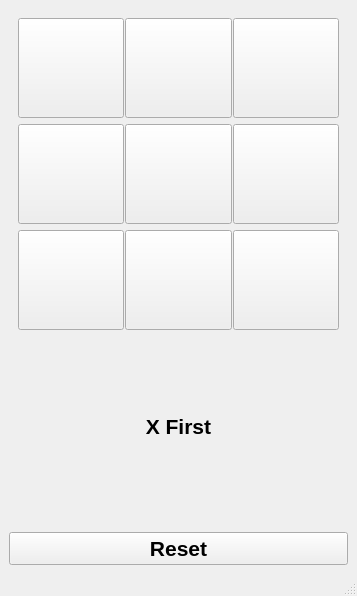
<?xml version="1.0" encoding="UTF-8"?>
<ui version="4.0">
 <class>MainWindow</class>
 <widget class="QMainWindow" name="MainWindow">
  <property name="enabled">
   <bool>true</bool>
  </property>
  <property name="geometry">
   <rect>
    <x>0</x>
    <y>0</y>
    <width>357</width>
    <height>596</height>
   </rect>
  </property>
  <property name="windowTitle">
   <string>MainWindow</string>
  </property>
  <widget class="QWidget" name="centralwidget">
   <layout class="QVBoxLayout" name="verticalLayout">
    <item>
     <widget class="QWidget" name="main_widget" native="true">
      <layout class="QHBoxLayout" name="horizontalLayout_2">
       <item>
        <layout class="QGridLayout" name="gridLayout">
         <property name="horizontalSpacing">
          <number>1</number>
         </property>
         <item row="0" column="2">
          <widget class="QPushButton" name="pushButton_7">
           <property name="enabled">
            <bool>true</bool>
           </property>
           <property name="sizePolicy">
            <sizepolicy hsizetype="Minimum" vsizetype="Fixed">
             <horstretch>100</horstretch>
             <verstretch>100</verstretch>
            </sizepolicy>
           </property>
           <property name="minimumSize">
            <size>
             <width>100</width>
             <height>100</height>
            </size>
           </property>
           <property name="font">
            <font>
             <pointsize>48</pointsize>
             <weight>75</weight>
             <bold>true</bold>
            </font>
           </property>
           <property name="text">
            <string/>
           </property>
          </widget>
         </item>
         <item row="0" column="0">
          <widget class="QPushButton" name="pushButton_1">
           <property name="enabled">
            <bool>true</bool>
           </property>
           <property name="sizePolicy">
            <sizepolicy hsizetype="Minimum" vsizetype="Fixed">
             <horstretch>100</horstretch>
             <verstretch>100</verstretch>
            </sizepolicy>
           </property>
           <property name="minimumSize">
            <size>
             <width>100</width>
             <height>100</height>
            </size>
           </property>
           <property name="font">
            <font>
             <pointsize>48</pointsize>
             <weight>75</weight>
             <bold>true</bold>
            </font>
           </property>
           <property name="text">
            <string/>
           </property>
          </widget>
         </item>
         <item row="1" column="0">
          <widget class="QPushButton" name="pushButton_2">
           <property name="enabled">
            <bool>true</bool>
           </property>
           <property name="sizePolicy">
            <sizepolicy hsizetype="Minimum" vsizetype="Fixed">
             <horstretch>100</horstretch>
             <verstretch>100</verstretch>
            </sizepolicy>
           </property>
           <property name="minimumSize">
            <size>
             <width>100</width>
             <height>100</height>
            </size>
           </property>
           <property name="font">
            <font>
             <pointsize>48</pointsize>
             <weight>75</weight>
             <bold>true</bold>
            </font>
           </property>
           <property name="text">
            <string/>
           </property>
          </widget>
         </item>
         <item row="1" column="1">
          <widget class="QPushButton" name="pushButton_5">
           <property name="enabled">
            <bool>true</bool>
           </property>
           <property name="sizePolicy">
            <sizepolicy hsizetype="Minimum" vsizetype="Fixed">
             <horstretch>100</horstretch>
             <verstretch>100</verstretch>
            </sizepolicy>
           </property>
           <property name="minimumSize">
            <size>
             <width>100</width>
             <height>100</height>
            </size>
           </property>
           <property name="font">
            <font>
             <pointsize>48</pointsize>
             <weight>75</weight>
             <bold>true</bold>
            </font>
           </property>
           <property name="text">
            <string/>
           </property>
          </widget>
         </item>
         <item row="2" column="0">
          <widget class="QPushButton" name="pushButton_3">
           <property name="enabled">
            <bool>true</bool>
           </property>
           <property name="sizePolicy">
            <sizepolicy hsizetype="Minimum" vsizetype="Fixed">
             <horstretch>100</horstretch>
             <verstretch>100</verstretch>
            </sizepolicy>
           </property>
           <property name="minimumSize">
            <size>
             <width>100</width>
             <height>100</height>
            </size>
           </property>
           <property name="font">
            <font>
             <pointsize>48</pointsize>
             <weight>75</weight>
             <bold>true</bold>
            </font>
           </property>
           <property name="text">
            <string/>
           </property>
          </widget>
         </item>
         <item row="1" column="2">
          <widget class="QPushButton" name="pushButton_8">
           <property name="enabled">
            <bool>true</bool>
           </property>
           <property name="sizePolicy">
            <sizepolicy hsizetype="Minimum" vsizetype="Fixed">
             <horstretch>100</horstretch>
             <verstretch>100</verstretch>
            </sizepolicy>
           </property>
           <property name="minimumSize">
            <size>
             <width>100</width>
             <height>100</height>
            </size>
           </property>
           <property name="font">
            <font>
             <pointsize>48</pointsize>
             <weight>75</weight>
             <bold>true</bold>
            </font>
           </property>
           <property name="text">
            <string/>
           </property>
          </widget>
         </item>
         <item row="2" column="2">
          <widget class="QPushButton" name="pushButton_9">
           <property name="enabled">
            <bool>true</bool>
           </property>
           <property name="sizePolicy">
            <sizepolicy hsizetype="Minimum" vsizetype="Fixed">
             <horstretch>100</horstretch>
             <verstretch>100</verstretch>
            </sizepolicy>
           </property>
           <property name="minimumSize">
            <size>
             <width>100</width>
             <height>100</height>
            </size>
           </property>
           <property name="font">
            <font>
             <pointsize>48</pointsize>
             <weight>75</weight>
             <bold>true</bold>
            </font>
           </property>
           <property name="text">
            <string/>
           </property>
          </widget>
         </item>
         <item row="0" column="1">
          <widget class="QPushButton" name="pushButton_4">
           <property name="enabled">
            <bool>true</bool>
           </property>
           <property name="sizePolicy">
            <sizepolicy hsizetype="Minimum" vsizetype="Fixed">
             <horstretch>100</horstretch>
             <verstretch>100</verstretch>
            </sizepolicy>
           </property>
           <property name="minimumSize">
            <size>
             <width>100</width>
             <height>100</height>
            </size>
           </property>
           <property name="font">
            <font>
             <pointsize>48</pointsize>
             <weight>75</weight>
             <bold>true</bold>
            </font>
           </property>
           <property name="text">
            <string/>
           </property>
           <property name="autoDefault">
            <bool>false</bool>
           </property>
          </widget>
         </item>
         <item row="3" column="0" colspan="3">
          <widget class="QLabel" name="label">
           <property name="enabled">
            <bool>true</bool>
           </property>
           <property name="font">
            <font>
             <pointsize>16</pointsize>
             <weight>75</weight>
             <bold>true</bold>
            </font>
           </property>
           <property name="text">
            <string>X First</string>
           </property>
           <property name="alignment">
            <set>Qt::AlignCenter</set>
           </property>
          </widget>
         </item>
         <item row="2" column="1">
          <widget class="QPushButton" name="pushButton_6">
           <property name="enabled">
            <bool>true</bool>
           </property>
           <property name="sizePolicy">
            <sizepolicy hsizetype="Minimum" vsizetype="Fixed">
             <horstretch>100</horstretch>
             <verstretch>100</verstretch>
            </sizepolicy>
           </property>
           <property name="minimumSize">
            <size>
             <width>100</width>
             <height>100</height>
            </size>
           </property>
           <property name="font">
            <font>
             <pointsize>48</pointsize>
             <weight>75</weight>
             <bold>true</bold>
            </font>
           </property>
           <property name="text">
            <string/>
           </property>
          </widget>
         </item>
        </layout>
       </item>
      </layout>
     </widget>
    </item>
    <item>
     <widget class="QPushButton" name="reset_button">
      <property name="font">
       <font>
        <pointsize>16</pointsize>
        <weight>75</weight>
        <bold>true</bold>
       </font>
      </property>
      <property name="text">
       <string>Reset</string>
      </property>
     </widget>
    </item>
   </layout>
  </widget>
  <widget class="QMenuBar" name="menubar">
   <property name="geometry">
    <rect>
     <x>0</x>
     <y>0</y>
     <width>357</width>
     <height>26</height>
    </rect>
   </property>
  </widget>
  <widget class="QStatusBar" name="statusbar"/>
 </widget>
 <resources/>
 <connections/>
</ui>
